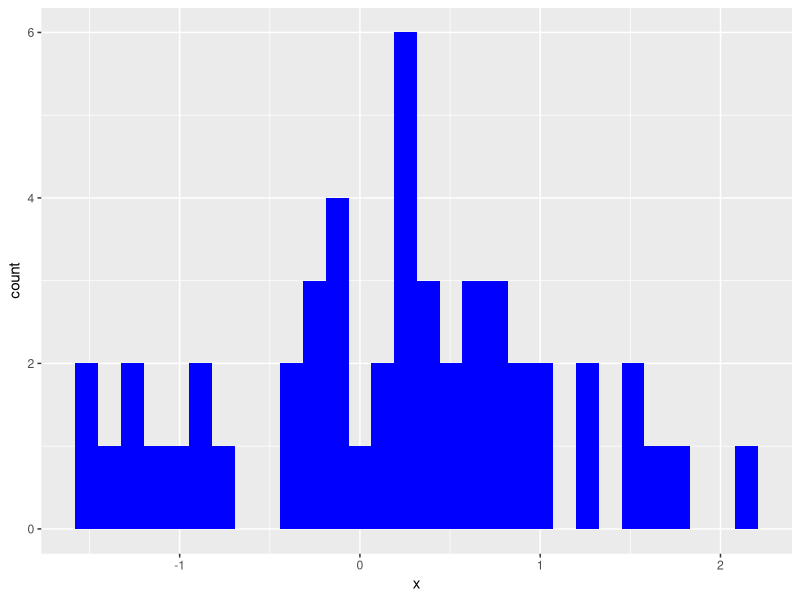
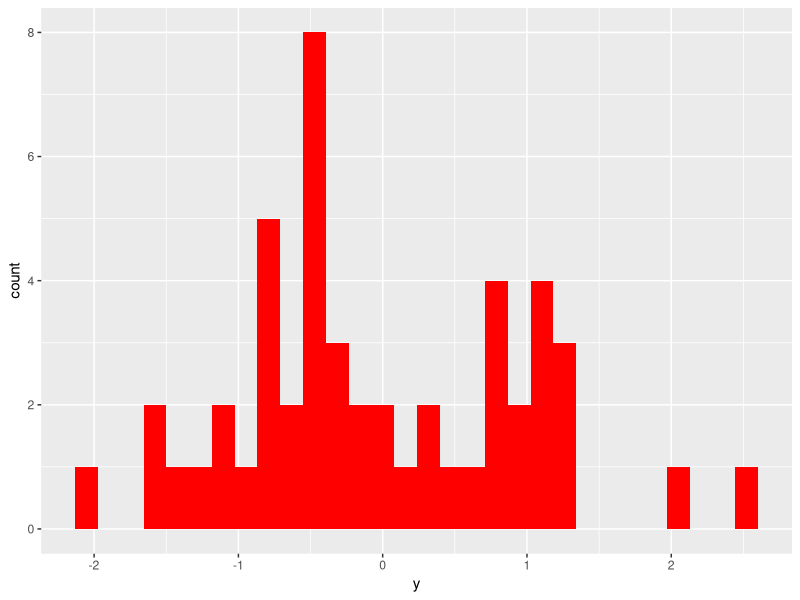
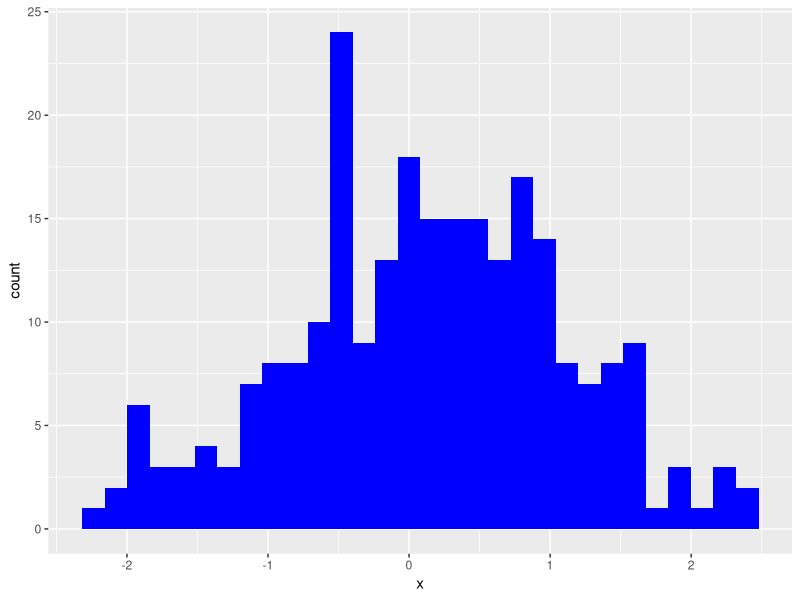
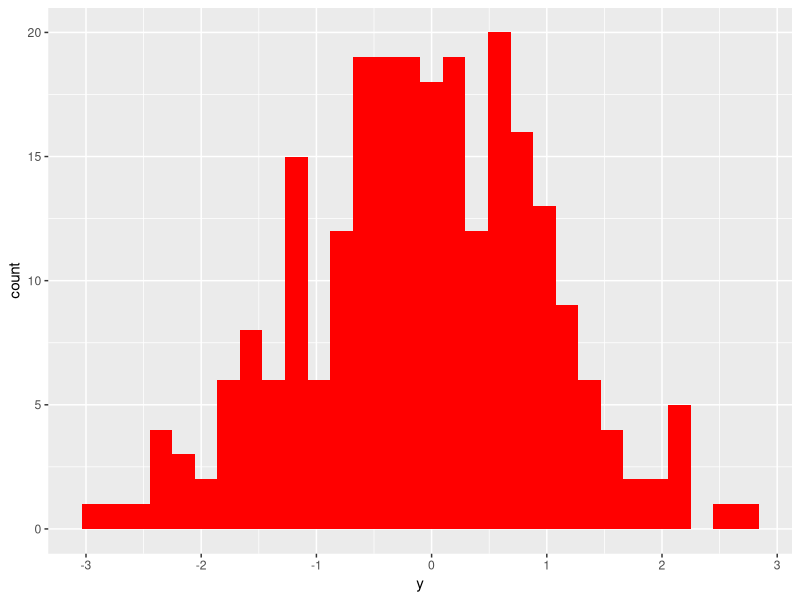

Write the R code that produced these figures, in order.
## ---- chunk 1
knitr::opts_chunk$set(echo = F, results="asis", warning=F, message=F)
library(tidyverse)
dat1 <- data.frame(x=rnorm(50),y=rnorm(50))
dat2 <- data.frame(x=rnorm(250),y=rnorm(250))
## ---- chunk 2
# Make many mini functions
xDistFun <- function(dat){
  ggplot(dat, aes(x)) + geom_histogram(fill="blue")}

yDistFun <- function(dat){
  ggplot(dat, aes(y)) + geom_histogram(fill="red")}

xRegFun <- function(dat){
  lm(y ~ x, data=dat) %>% broom::tidy() %>% knitr::kable()}

# Organize functions into a repetitive analysis
runManyFuns <- function(dat){
  title <- deparse(substitute(dat))
  h1 <- "Distributions"
  out1 <- list(xDistFun(dat = dat), yDistFun(dat = dat))
  h2 <- "Regression Model"
  out2 <- xRegFun(dat = dat)
  headers <- c(h1, h2)
  out <- list(out1, out2)
  cat(paste0("\n#Data: ", title, "\n"))
  for (i in 1:length(headers)){
    cat(paste0("\n##", headers[i], "\n"))
    print(out[i])
  }
}
## ---- chunk 3
# Run analysis on different data sets, outcomes, etc.
runManyFuns(dat1)
runManyFuns(dat2)
